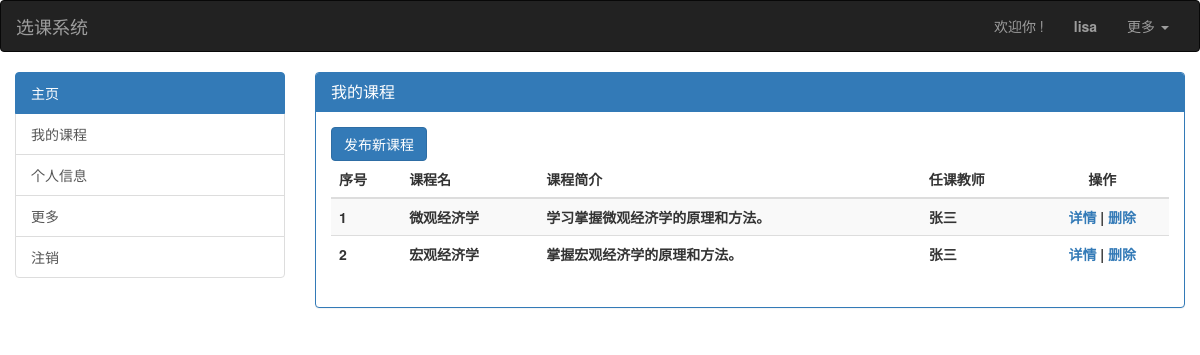
The page /index/ (signed in) on the database its author committed.
### main/models.py (models this page shows)
class User(AbstractUser):
    typechoice = ((1, '老师'), (2, '学生'))
    usertype = models.CharField(max_length=10, choices=typechoice)
    realname = models.CharField(max_length=30, db_index=True)
    workid = models.CharField(
        max_length=10,
        db_index=True,
        null=True, blank=True
    )
    collegechoice = ((1, '经济'), (2, '计算机'))
    collegetype = models.CharField(max_length=10, choices=collegechoice)
    desc = models.CharField(max_length=500, null=True, blank=True)
    REQUIRED_FIELDS = ['usertype', 'realname']
    class Meta:
        db_table = 'lessons_user'

class lesson(models.Model):
    title = models.CharField(max_length=60)
    collegechoice = ((1, '经济'), (2, '计算机'))
    collegetype = models.CharField(max_length=10, choices=collegechoice)
    desc = models.CharField(max_length=500, null=True, blank=True)
    teacher = models.ForeignKey('User', on_delete=models.CASCADE)
    class Meta:
        db_table = 'lessons_lesson'

### main/views.py (the view)
# urls.py: path('index/', views.index.as_view()),
class index(View):
    def get(self, request):
        if request.session.get('id'):
            id = request.session.get('id')
            obj = models.User.objects.filter(id=id).get()
            lesson_id = models.user2lesson.objects.filter(uit_id=id).all().values('lid_id')
            lesson_list = []
            for index in range(len(lesson_id)):
                temp_obj = models.lesson.objects.get(id=lesson_id[index]['lid_id'])
                teacher_obj = models.User.objects.filter(id=temp_obj.teacher_id).get()
                temp_list = [temp_obj.title, temp_obj.desc, teacher_obj.realname, temp_obj.id]
                lesson_list.append(temp_list)
            lesson_list = list(enumerate(lesson_list, 1))
            return render(request, 'index.html', {'lesson_list': lesson_list, 'obj': obj})
        else:
            return render(request, 'login.html')

### templates/index.html
{% extends 'base.html' %} {% block title %}个人主页{% endblock %} {% block ptitle %}我的课程{% endblock %} {% block pbody %}
<div class="row">
  <div class="col-md-12">
    {% if obj.usertype == '2' %}
    <a href="/add_lesson/"><input type="button" onclick="window.location.href('/add_lesson/')" value="添加新课程" class="btn btn-primary" /></a>
    {% else %}
    <a href="/submit_lesson/"><input type="button" onclick="window.location.href('/submit_lesson/')" value="发布新课程" class="btn btn-primary" /></a>
    {% endif %}
  </div>
  <div class="col-md-12">
    <table class="table table-striped">
      <thead class="text-center">
        <tr>
          <th>序号</th>
          <th>课程名</th>
          <th>课程简介</th>
          <th>任课教师</th>
          <th class="text-center">操作</th>
        </tr>
      </thead>
      <tbody class="text-center">
        {% for index,list in lesson_list %}
        <tr>
          <th>{{ index }}</th>
          <th>{{ list.0 }}</th>
          <th>{{ list.1 }}</th>
          <th>{{ list.2 }}</th>
          <th class="text-center"><a href="">详情</a> | <a href="/del_lesson/?nid={{ list.3 }}">删除</a></th>
        </tr>
        {% endfor %}
      </tbody>
    </table>
  </div>
</div>
{% endblock %}

### templates/base.html (shortened to what this page needs)
<!DOCTYPE html>
<html lang="en">
<head>
    <link rel="stylesheet" href="/static/bootstrap-3.4.1-dist/css/bootstrap.min.css">
</head>
<body>
    <nav class="navbar navbar-inverse">
    <div class="container-fluid">
        <div class="navbar-header">
            <a class="navbar-brand" href="#">选课系统</a>
        </div>
        <div class="collapse navbar-collapse" id="bs-example-navbar-collapse-1">
            <ul class="nav navbar-nav navbar-right">
                {% if request.session.id %}
                    <li><a class="">欢迎你 !</a></li>
                    <li><a href="#"><b>{{ request.session.username }}</b></a></li>
                    <li class="dropdown">
                        <a href="#" class="dropdown-toggle" data-toggle="dropdown" role="button" aria-haspopup="true" aria-expanded="false">更多 <span class="caret"></span></a>
                    </li>
                {% else %}
                    <li><a class="" href="/login/">登录</a></li>
                    <li><a href="/register/">注册</a></li>
                {% endif %}
            </ul>
        </div>
    </div>
</nav>
    <div class="container-fluid">
        <div class="row">
            <div class="col-md-3">
                <div class="list-group">
                    <a href="#" class="list-group-item active">
                        主页
                    </a>
                    <a href="/index/" class="list-group-item">我的课程</a>
                    <a href="/info/" class="list-group-item">个人信息</a>
                    <a href="#" class="list-group-item">更多</a>
                    <a href="/logout" class="list-group-item">注销</a>
                </div>
            </div>
            <div class="col-md-9">
                <div class="panel panel-primary">
                    <div class="panel-heading">
                        <h3 class="panel-title">{% block ptitle %}注册{% endblock %}</h3>
                    </div>
                    <div class="panel-body">
                        {% block pbody %}{% endblock %}
                    </div>
                </div>
            </div>
        </div>
    </div>
</body>
</html>

### rows shown on the page
User: session.username "lisa", realname "张三" "张三"
lesson: title "微观经济学", desc "学习掌握微观经济学的原理和方法。"
lesson: title "宏观经济学", desc "掌握宏观经济学的原理和方法。"

### other values the page prints
{{ index }} "1" "2"
